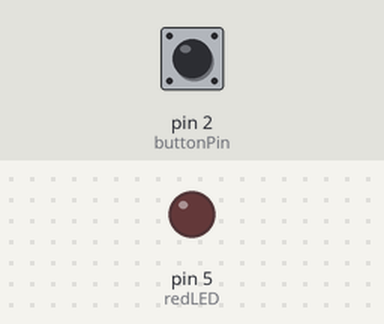
Recording of a sketch running on a simulated Arduino Uno, built with avr-gcc and run on an emulated ATmega328P. On the bench: output pins drawn as LEDs (lit = HIGH). The test bench sets the inputs (shaded band); at power-on: pin 2 (buttonPin) LOW.

Above: at 1.2 s.
1.3 s: pin 2 (buttonPin) pulled HIGH for 0.15 s
At 2.5 s:
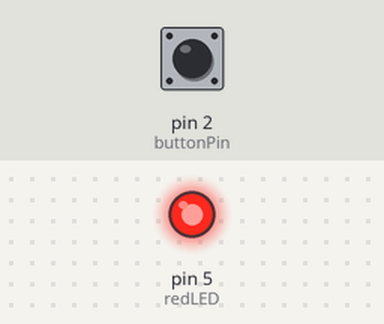
2.9 s: pin 2 (buttonPin) pulled HIGH for 1 s
At 3.9 s:
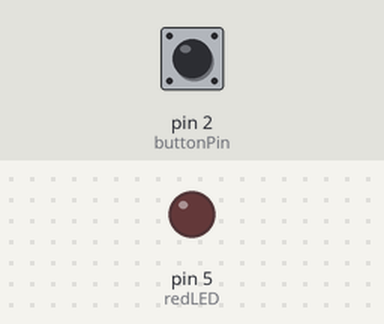
5.4 s: pin 2 (buttonPin) pulled HIGH for 3.2 s
At 5.8 s:
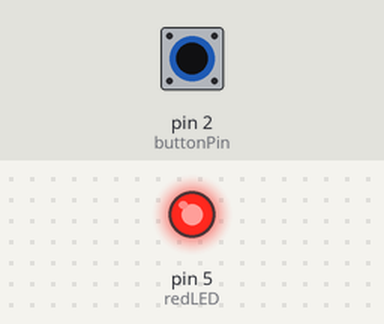
Timing chart, 0 to 8.4 s (numbered marks = the images above; inputs shaded):
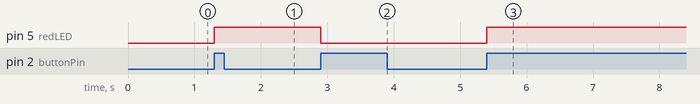

Measured:
- after the input at 1.3 s, pin 5 (redLED): LOW → HIGH at once
- after the input at 2.9 s, pin 5 (redLED): HIGH → LOW at once
- after the input at 5.4 s, pin 5 (redLED): LOW → HIGH at once

The sketch:

17._Pushbuttons_as_Toggle.ino
```cpp
int redLED=5;
int buttonPin=2;
int t=100;
int stateLED=0;
int buttonNew;
int buttonPast=1;

void setup() {
  // put your setup code here, to run once:
pinMode(redLED,OUTPUT);
pinMode(buttonPin,INPUT);
}

void loop() {
  // put your main code here, to run repeatedly:
buttonNew=digitalRead(buttonPin);
if(buttonPast==0 && buttonNew==1)
{
  if(stateLED==0)
  {
    digitalWrite(redLED,HIGH);
    stateLED=1;
  }
  else
  {
    digitalWrite(redLED,LOW);
    stateLED=0;
  }
}
buttonPast=buttonNew;
delay(t);
}
```
